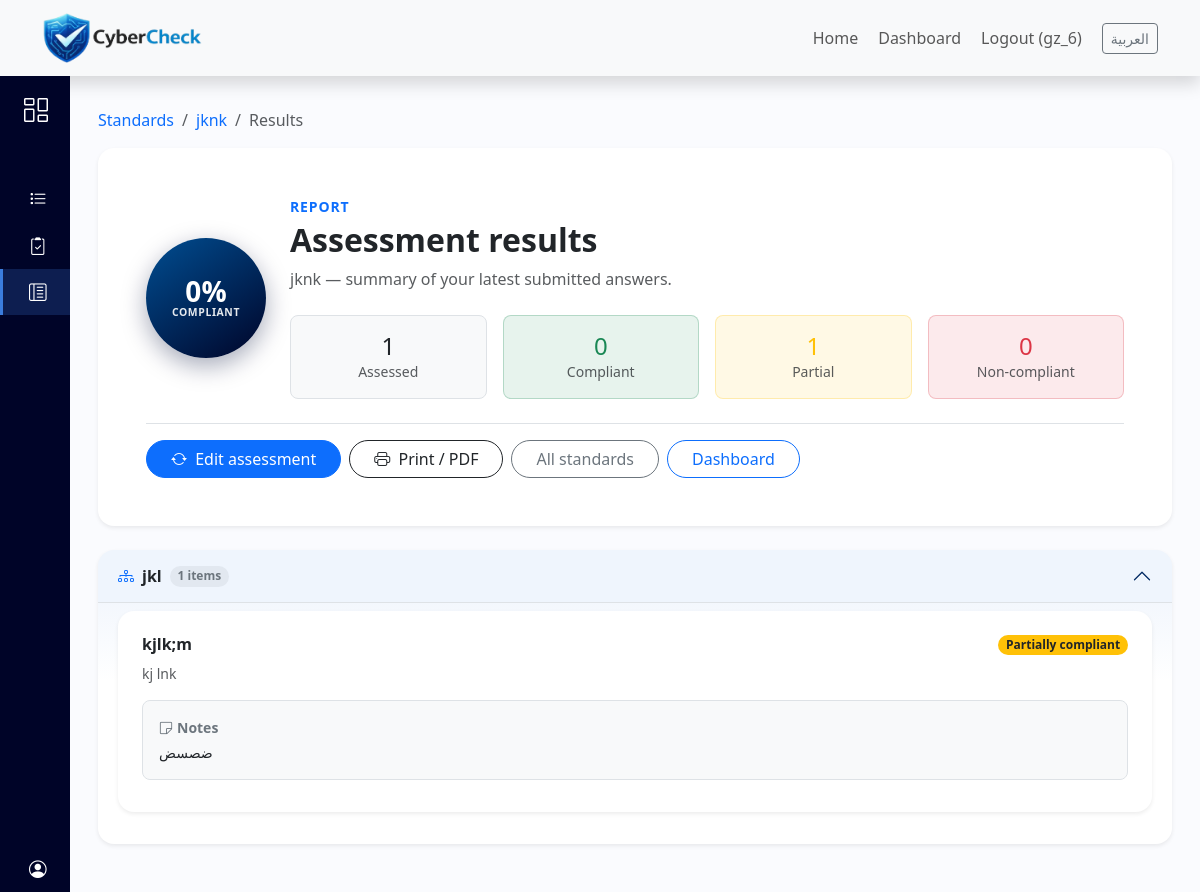
/results/1 (signed in), run on the app's committed database.
### compliance/models.py (models this page shows, shortened)
class Standard(models.Model):
    name = models.CharField(max_length=200)
    description = models.TextField()

class Domain(models.Model):
    standard = models.ForeignKey(Standard, on_delete=models.CASCADE)
    name = models.CharField(max_length=200)

class AssessmentResult(models.Model):
    STATUS_CHOICES = [
        ('compliant', 'Compliant'),
        ('partial', 'Partially Compliant'),
        ('non_compliant', 'Non-Compliant'),
    ]
    control = models.ForeignKey(Control, on_delete=models.CASCADE)
    user = models.ForeignKey(User, on_delete=models.CASCADE)
    status = models.CharField(max_length=20, choices=STATUS_CHOICES)
    notes = models.TextField(blank=True)
    evidence_file = models.FileField(upload_to='evidence/', blank=True, null=True)
    created_at = models.DateTimeField(auto_now_add=True)

class Control(models.Model):
    domain = models.ForeignKey(Domain, on_delete=models.CASCADE)
    title = models.CharField(max_length=200)
    description = models.TextField()

### compliance/views.py (the view)
# urls.py: path('results/<int:standard_id>', views.results, name='results'),
@login_required
def results(request, standard_id):
    standard = get_object_or_404(Standard, id=standard_id)
    return render(request, 'compliance/results.html', _results_context(standard, request.user))

### templates/compliance/results.html (shortened to what this page needs)
{% extends "compliance/base_compliance.html" %}
{% load i18n %}
{% block compliance_report_active %}active{% endblock %}
{% block compliance_content %}
            <nav aria-label="breadcrumb" class="mb-3">
                <ol class="breadcrumb mb-0 small">
                    <li class="breadcrumb-item"><a href="{% url 'standards' %}" class="text-decoration-none">{% trans "Standards" %}</a></li>
                    <li class="breadcrumb-item"><a href="{% url 'assessment' standard.id %}" class="text-decoration-none">{{ standard.name }}</a></li>
                    <li class="breadcrumb-item active" aria-current="page">{% trans "Results" %}</li>
                </ol>
            </nav>
            {% if assessed_total == 0 %}
            <div class="card border-0 shadow-sm rounded-4">
                <div class="card-body p-5 text-center">
                    <i class="bi bi-clipboard-data fs-1 text-muted d-block mb-3 opacity-50"></i>
                    <h1 class="h4 fw-semibold mb-2">{% trans "No saved answers yet" %}</h1>
                    <p class="text-muted mb-4">{% trans "Complete the assessment for this standard to see your compliance score and breakdown here." %}</p>
                    <a href="{% url 'assessment' standard.id %}" class="btn btn-primary rounded-pill px-4">
                        <i class="bi bi-pencil-square me-2"></i>{% trans "Go to assessment" %}
                    </a>
                    <a href="{% url 'standards' %}" class="btn btn-outline-secondary rounded-pill px-4 ms-2">{% trans "All standards" %}</a>
                </div>
            </div>
            {% else %}
            <div class="card border-0 shadow-sm rounded-4 overflow-hidden mb-4">
                <div class="card-body p-4 p-lg-5">
                    <div class="row align-items-center gy-4">
                        <div class="col-lg-auto text-center text-lg-start">
                            <div class="results-hero-score mx-auto mx-lg-0">
                                <span>{{ score }}%</span>
                                <span>{% trans "Compliant" %}</span>
                            </div>
                        </div>
                        <div class="col-lg">
                            <p class="text-uppercase small fw-semibold text-primary mb-1" style="letter-spacing: 0.06em;">{% trans "Report" %}</p>
                            <h1 class="h2 mb-2 fw-semibold">{% trans "Assessment results" %}</h1>
                            <p class="text-muted mb-3 mb-lg-4">{{ standard.name }} — {% trans "summary of your latest submitted answers." %}</p>
                            <div class="row g-2 g-sm-3 small">
                                <div class="col-6 col-sm-3">
                                    <div class="rounded-3 border bg-light p-3 text-center">
                                        <div class="h4 mb-0 text-dark">{{ assessed_total }}</div>
                                        <div class="text-muted">{% trans "Assessed" %}</div>
                                    </div>
                                </div>
                                <div class="col-6 col-sm-3">
                                    <div class="rounded-3 border border-success border-opacity-25 bg-success bg-opacity-10 p-3 text-center">
                                        <div class="h4 mb-0 text-success">{{ compliant_count }}</div>
                                        <div class="text-muted">{% trans "Compliant" %}</div>
                                    </div>
                                </div>
                                <div class="col-6 col-sm-3">
                                    <div class="rounded-3 border border-warning border-opacity-25 bg-warning bg-opacity-10 p-3 text-center">
                                        <div class="h4 mb-0 text-warning">{{ partial_count }}</div>
                                        <div class="text-muted">{% trans "Partial" %}</div>
                                    </div>
                                </div>
                                <div class="col-6 col-sm-3">
                                    <div class="rounded-3 border border-danger border-opacity-25 bg-danger bg-opacity-10 p-3 text-center">
                                        <div class="h4 mb-0 text-danger">{{ non_compliant_count }}</div>
                                        <div class="text-muted">{% trans "Non-compliant" %}</div>
                                    </div>
                                </div>
                            </div>
                        </div>
                    </div>
                    <div class="mt-4 pt-3 border-top d-flex flex-wrap gap-2 align-items-center">
                        <a href="{% url 'assessment' standard.id %}" class="btn btn-primary rounded-pill px-4">
                            <i class="bi bi-arrow-repeat me-1"></i> {% trans "Edit assessment" %}
                        </a>
                        <a href="{% url 'results_print' standard.id %}" target="_blank" rel="noopener" class="btn btn-outline-dark rounded-pill px-4">
                            <i class="bi bi-printer me-1"></i> {% trans "Print / PDF" %}
                        </a>
                        <a href="{% url 'standards' %}" class="btn btn-outline-secondary rounded-pill px-4">{% trans "All standards" %}</a>
                        <a href="/dashboard" class="btn btn-outline-primary rounded-pill px-4">{% trans "Dashboard" %}</a>
                    </div>
                </div>
            </div>
            <div class="accordion assessment-accordion" id="resultsDomains">
                {% for domain in domains %}
                <div class="accordion-item border-0 shadow-sm mb-3 rounded-4 overflow-hidden">
                    <h2 class="accordion-header" id="r-heading-{{ forloop.counter }}">
                        <button class="accordion-button {% if not forloop.first %}collapsed{% endif %} fw-semibold py-3" type="button" data-bs-toggle="collapse" data-bs-target="#r-collapse-{{ forloop.counter }}" aria-expanded="{% if forloop.first %}true{% else %}false{% endif %}" aria-controls="r-collapse-{{ forloop.counter }}">
                            <i class="bi bi-diagram-3 text-primary me-2"></i>
                            {{ domain.name }}
                            <span class="badge bg-secondary bg-opacity-10 text-secondary ms-2 rounded-pill">{{ domain.results|length }} {% trans "items" %}</span>
                        </button>
                    </h2>
                    <div id="r-collapse-{{ forloop.counter }}" class="accordion-collapse collapse {% if forloop.first %}show{% endif %}" aria-labelledby="r-heading-{{ forloop.counter }}">
                        <div class="accordion-body pt-2 pb-3 bg-opacity-50" style="background: linear-gradient(180deg, rgba(59,125,221,0.06) 0%, transparent 80px);">
                            {% for result in domain.results %}
                            <div class="card assessment-control-card border-0 shadow-sm rounded-4 mb-3">
                                <div class="card-body p-4">
                                    <div class="d-flex flex-wrap align-items-start justify-content-between gap-2 mb-2">
                                        <h3 class="h6 fw-semibold mb-0">{{ result.control.title }}</h3>
                                        {% if result.status == 'compliant' %}
                                        <span class="results-status-badge badge rounded-pill bg-success">{% trans "Compliant" %}</span>
                                        {% elif result.status == 'partial' %}
                                        <span class="results-status-badge badge rounded-pill bg-warning text-dark">{% trans "Partially compliant" %}</span>
                                        {% else %}
                                        <span class="results-status-badge badge rounded-pill bg-danger">{% trans "Non-compliant" %}</span>
                                        {% endif %}
                                    </div>
                                    <p class="text-muted small mb-3">{{ result.control.description }}</p>
                                    {% if result.notes %}
                                    <div class="rounded-3 bg-light border p-3 small mb-2">
                                        <span class="fw-semibold text-secondary d-block mb-1"><i class="bi bi-sticky me-1"></i>{% trans "Notes" %}</span>
                                        {{ result.notes|linebreaksbr }}
                                    </div>
                                    {% endif %}
                                </div>
                            </div>
                            {% empty %}
                            <p class="text-muted small mb-0 px-2">{% trans "No controls answered in this domain for your account." %}</p>
                            {% endfor %}
                        </div>
                    </div>
                </div>
                {% empty %}
                <div class="card border-0 shadow-sm rounded-4">
                    <div class="card-body p-4 text-muted">{% trans "No domains defined for this standard." %}</div>
                </div>
                {% endfor %}
            </div>
            {% endif %}
{% endblock %}

### templates/compliance/base_compliance.html (shortened to what this page needs)
{% load static i18n %}
{% get_current_language as LANGUAGE_CODE %}
<!DOCTYPE html>
<html lang="{{ LANGUAGE_CODE }}" dir="{% if LANGUAGE_CODE == 'ar' %}rtl{% else %}ltr{% endif %}">
<head>
    <link rel="stylesheet" href="{% static 'css/DB.css' %}">
    {% if LANGUAGE_CODE == 'ar' %}
    <link href="https://cdn.jsdelivr.net/npm/bootstrap@5.3.2/dist/css/bootstrap.rtl.min.css" rel="stylesheet">
    {% else %}
    <link href="https://cdn.jsdelivr.net/npm/bootstrap@5.3.2/dist/css/bootstrap.min.css" rel="stylesheet">
    {% endif %}
    <link href="https://cdn.jsdelivr.net/npm/bootstrap-icons@1.11.3/font/bootstrap-icons.css" rel="stylesheet">
</head>
<body class="{% if LANGUAGE_CODE == 'ar' %}lang-ar{% endif %}">
<nav class="navbar navbar-expand navbar-light bg-light static-top shadow">
    <div class="container">
        <a class="navbar-brand" href="/"><img src="{% static 'images/logo.png' %}" height="50" alt="{% trans 'CyberCheck' %}"></a>
        <div class="collapse navbar-collapse justify-content-end align-items-center">
            <ul class="navbar-nav align-items-center flex-row flex-wrap gap-1">
                <li class="nav-item"><a class="nav-link" href="/">{% trans "Home" %}</a></li>
                <li class="nav-item"><a class="nav-link" href="/dashboard">{% trans "Dashboard" %}</a></li>
                <li class="nav-item"><a class="nav-link" href="/logout">{% trans "Logout" %} ({{ user.username }})</a></li>
                <li class="nav-item">{% include "includes/language_switcher.html" %}</li>
            </ul>
        </div>
    </div>
</nav>
<div class="wrapper">
    <aside id="sidebar">
        <div class="d-flex">
            <button id="toggle-btn" type="button" aria-label="{% trans 'Toggle sidebar' %}">
                <i class="bi bi-columns-gap"></i>
            </button>
        </div>
        <ul class="sidebar-nav">
            <li class="sidebar-item">
                <a href="/dashboard" class="sidebar-link">
                    <i class="bi bi-list-task"></i>
                </a>
            </li>
            <li class="sidebar-item">
                <a href="{% url 'standards' %}" class="sidebar-link {% block compliance_assessment_active %}{% endblock %}">
                    <i class="bi bi-clipboard2-check"></i>
                </a>
            </li>
            <li class="sidebar-item">
                <a href="{% block compliance_report_href %}{% url 'reports' %}{% endblock %}" class="sidebar-link {% block compliance_report_active %}{% endblock %}">
                    <i class="bi bi-layout-text-sidebar-reverse"></i>
                </a>
            </li>
        </ul>
        <div class="sidebar-footer">
            <a href="/dashboard" class="sidebar-link">
                <i class="bi bi-person-circle"></i>
            </a>
        </div>
    </aside>
    <div class="main p-3">
        <div class="container-fluid py-2 py-md-3">
            {% block compliance_content %}{% endblock %}
        </div>
    </div>
</div>
</body>
</html>

### static/css/DB.css (style rules this page uses)
a { text-decoration: none; }
li { list-style: none; }
h1 { font-weight: 600; font-size: 1.5rem; }
body { font-family: 'Poppins', sans-serif; }
.wrapper { display: flex; }
.main { min-height: 100vh; width: 100%; overflow: hidden; transition: all 0.35s ease-in-out; background-color: #fafbfe; }
#sidebar { width: 70px; min-width: 70px; z-index: 1000; transition: all 0.25s ease-in-out; display: flex; flex-direction: column; background: #000428; }
#toggle-btn { background: transparent; cursor: pointer; border: 0; padding: 1rem 1.5rem; }
#toggle-btn i { font-size: 1.5rem; color: #fff; }
.sidebar-nav { padding: 2rem 0; flex: 1 1 auto; }
a.sidebar-link { padding: 0.625rem 1.625rem; color: #fff; display: block; font-size: 0.9rem; white-space: nowrap; border-left: 3px solid transparent ; }
.sidebar-link i { font-size: 1.1rem; margin-right: 0.75rem; }
a.sidebar-link.active { background: rgba(59, 125, 221, 0.22); border-left: 3px solid #3b7ddd; }
.sidebar-item { position: relative; }
.assessment-control-card { border-left: 4px solid #3b7ddd !important; }
.assessment-accordion .accordion-button:not(.collapsed) { background: rgba(59, 125, 221, 0.08); color: inherit; }
.results-hero-score { width: 7.5rem; height: 7.5rem; border-radius: 50%; background: linear-gradient(145deg, #004e92 0%, #000428 100%); color: #fff; display: flex; flex-direction: column; align-items: center; justify-content: center; font-weight: 600; line-height: 1.1; box-shadow: 0 0.5rem 1.5rem rgba(0, 14, 56, 0.35); }
.results-hero-score span:first-child { font-size: 1.75rem; }
.results-hero-score span:last-child { font-size: 0.65rem; opacity: 0.9; text-transform: uppercase; letter-spacing: 0.06em; }
.results-status-badge { font-size: 0.75rem; font-weight: 600; }

### data on the page
Standard: name "jknk"
Domain: name "jkl"
AssessmentResult: control "kjlk;m", control.description "kj lnk", notes "ضصسض"

### other printed values
{{ user.username }} "gz_6"
{{ score }} "0"
{{ assessed_total }} "1"
{{ compliant_count }} "0"
{{ partial_count }} "1"
{{ non_compliant_count }} "0"
{{ domain.results|length }} "1"
